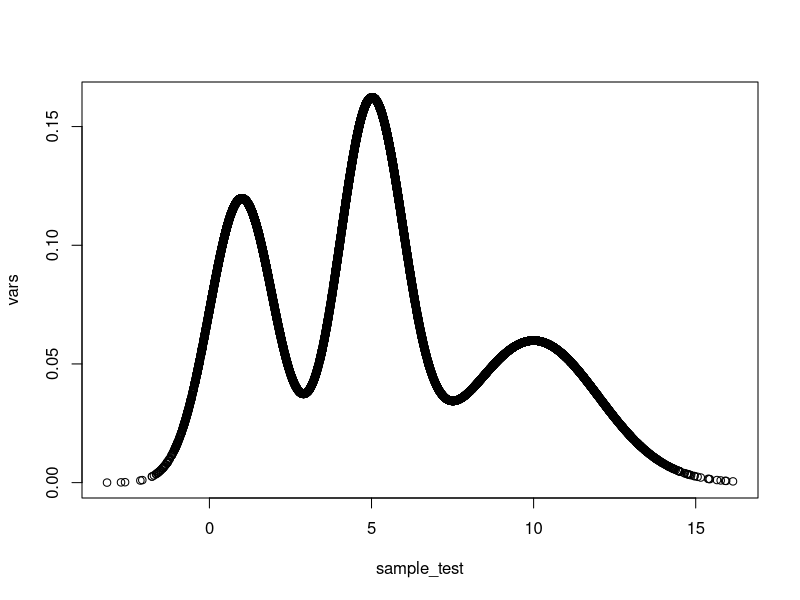

Write the R code that produced this figure.
rnormmix<-function(nsize,p,mu,sigma){
  random_mixture<-rep(0,nsize)
  for (z in 1:nsize){
    index<-which(1 == rmultinom(1,1,p))
    arandom<-rnorm(1,mu[index],sigma[index])
    random_mixture[z]<-arandom
  }
  return(random_mixture)
}

evaluate_mixture <- function(sample, p, mu, sigma2){#variance sigma square
  n <- length(sample)
  m <- length(p)
  
  fx <- rep(0,n)
  
  for (i in 1:m) {
    mu_i <- mu[i]
    p_i <- p[i]
    sigma <- sqrt(sigma2[i])#standard deviation
    
    fx = fx+p_i*(1/sqrt(2*pi*sigma2[i]))*exp(-(0.5)*((sample-mu_i)^2/sigma2[i]))#*(1/sqrt(2*pi*sigma2))
  }
  
  return(fx)
}

p <- c(.3,.4,.3)#it need to add up to 1
mu <- c(1,5,10)
sigma <- c(1,1,2)
sigma2 <- c(1,1,4)

sample_test <- rnormmix(10000, p, mu, sigma)
vars <- evaluate_mixture(sample_test, p , mu, sigma2)
plot(sample_test, vars)
